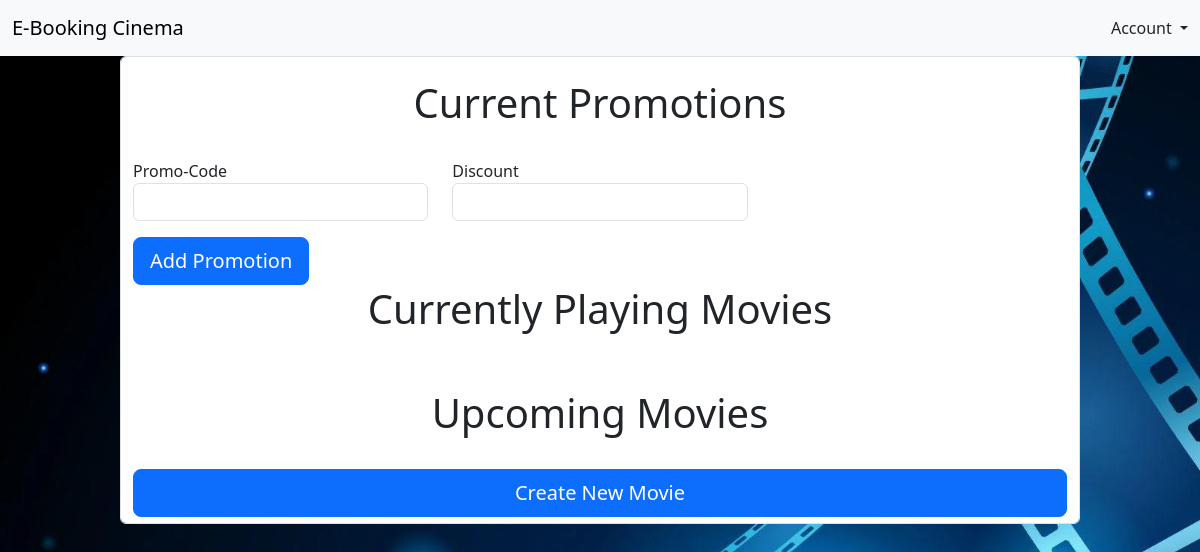
Page /pages/admin_home.php on the earlier database version.
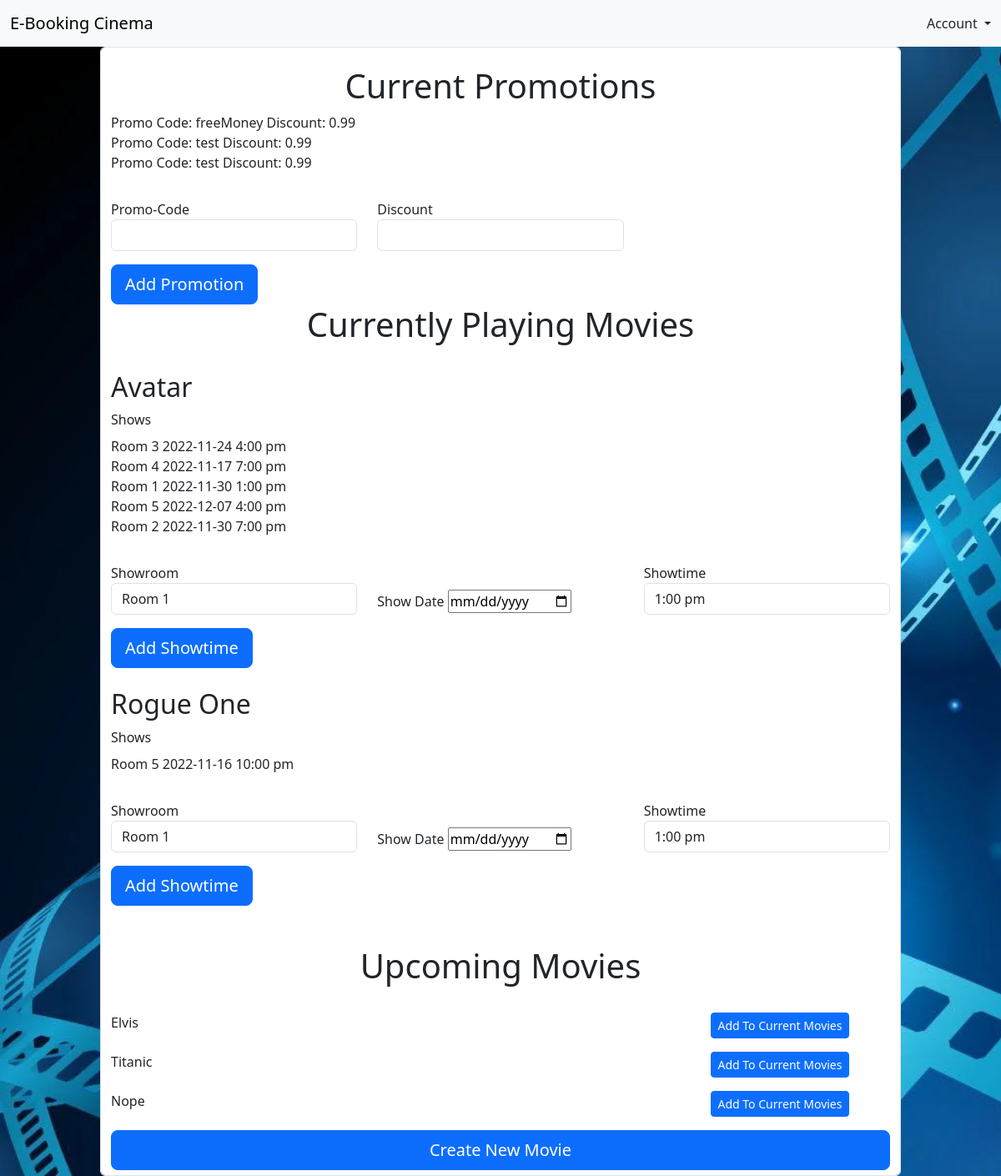
Same page on the later database version.
### tables this page shows
CREATE TABLE `promotions_table` (
  `idPromotions` int(11) NOT NULL,
  `code` varchar(45) NOT NULL,
  `discount` decimal(2,2) NOT NULL
);

CREATE TABLE `movies_table` (
  `idMovie` int(11) NOT NULL,
  `title` varchar(45) NOT NULL,
  `cast` varchar(200) DEFAULT NULL,
  `director` varchar(45) DEFAULT NULL,
  `producer` varchar(45) DEFAULT NULL,
  `genre` varchar(45) DEFAULT NULL,
  `synopsis` varchar(500) DEFAULT NULL,
  `trailerPicture` varchar(500) DEFAULT NULL,
  `trailerVideo` varchar(45) DEFAULT NULL,
  `filmRating` varchar(45) DEFAULT NULL,
  `categoryID` int(11) NOT NULL,
  `isCurrentlyPlaying` tinyint(4) NOT NULL DEFAULT 0
);

CREATE TABLE `show_table` (
  `idShow` int(11) NOT NULL,
  `date` date NOT NULL,
  `movieID` int(11) NOT NULL,
  `showroomID` int(11) NOT NULL,
  `showtimeID` int(11) NOT NULL
);

### pages/admin_home.php (the view, shortened to what this page needs)
<?php
  $mysqli = require __DIR__ . "/database.php";
    $sql = "SELECT * FROM `movies_table` WHERE isCurrentlyPlaying = 1";
        $result = $mysqli->query($sql);
        $currentMovies = $result->fetch_all(MYSQLI_ASSOC);
    $sql = "SELECT * FROM `movies_table` WHERE isCurrentlyPlaying = 0";
        $result = $mysqli->query($sql);
        $upcomingMovies = $result->fetch_all(MYSQLI_ASSOC);
    $sql = "SELECT * FROM `show_table`";
        $result = $mysqli->query($sql);
        $shows = $result->fetch_all(MYSQLI_ASSOC);
    $sql = "SELECT * FROM `showroom_table`";
        $result = $mysqli->query($sql);
        $showRooms = $result->fetch_all(MYSQLI_ASSOC);
        $roomNames = array_column($showRooms, "name", "idRoom");
    $sql = "SELECT * FROM `showtime_table`";
        $result = $mysqli->query($sql);
        $showTimes = $result->fetch_all(MYSQLI_ASSOC);
        $showTimeArr = array_column($showTimes, "showtime", "idShowtime");
    $sql = "SELECT * FROM `promotions_table`";
        $result = $mysqli->query($sql);
        $promotions = $result->fetch_all(MYSQLI_ASSOC);
?>
<!DOCTYPE html>
<html>
<head>
<link href="../node_modules/bootstrap/dist/css/bootstrap.min.css" rel="stylesheet">
<link href="../css/signin.css" rel="stylesheet">
<link href="../css/form-validation.css" rel="stylesheet">
<link href="../css/homepage.css" rel="stylesheet"> <!Only needed for background>
</head>
<body id="bg">
  <nav class="navbar navbar-expand-lg navbar-light bg-light">
    <div class="container-fluid">
        <a class="navbar-brand" href="admin_home.php">E-Booking Cinema</a>
        <div class="collapse navbar-collapse" id="navbarNavDropdown">
            <div class="d-flex ms-auto order-5">
                <div class="nav-item dropdown justify-content-end">
                    <a class="nav-link dropdown-toggle" href="#" id="navbarDropdownMenuLink" role="button"
                        data-bs-toggle="dropdown" aria-expanded="false">
                        Account
                    </a>
                </div>
            </div>
        </div>
    </div>
</nav>
<div class="container form-control form-block">
	<div class="center my-3 gy-3">
    <div class="center text-center">
        <h1>Current Promotions</h1>
    </div>
        <?php foreach($promotions as $promo) {
            echo "Promo Code: ";
            echo $promo["code"];
            echo "\tDiscount: ";
            echo $promo["discount"];
            ?>
            <br> <?php } ?>
        <form action="process_new_promo.php" method="POST">
            <div class="row my-3 gy-3">
                <div class="col-md-4">
                    <label for="promo">Promo-Code</label>
                    <input type="text" class="form-control" id="promocode" name="promocode" required>
                </div>
                <div class="col-md-4">
                    <label for="promo">Discount</label>
                    <input type="text" class="form-control" id="discount" name="discount" required>
                </div>
            </div>
            <button class="w-20 btn btn-lg btn-primary" type="submit">Add Promotion</button><br>
        </form>
    <div class="center text-center">
	    <h1>Currently Playing Movies</h1><br>
    </div>
        <?php foreach($currentMovies as $rowMovie) { ?>
                <?php
                    $movieTitle = $rowMovie["title"];
                ?>
                <h2> <?php echo $movieTitle ?> </h2>
                <label for="cc_number" class="form-label"> Shows </label>
                    <?php foreach($shows as $rowShow) {   ?>
                        <?php
                            if( $rowShow["movieID"] == $rowMovie["idMovie"] ) {
                                echo $roomNames[$rowShow["showroomID"]];
                                echo $rowShow["date"];
                                echo $showTimeArr[$rowShow["showtimeID"]];
                                ?>
                                <?php
                            }
                        ?>
                    <?php } ?>
                    <form name="addShow" method="POST">
                        <div class="row my-3 gy-3">
                            <div class="col-md-4">
                                <label for="promo">Showroom</label>
                                    <select class="form-control" id="showRoom", name="showRoom">
                                    <?php foreach($showRooms as $room) {   ?>
                                        <option> <?php echo $room["name"]; ?> </option>
                                    <?php } ?>
                                    </select>
                            </div>
                            <div class="col-md-4 gy-5 center">
                                <label for="promo">Show Date</label>
                                <input type="date" id="showdate" name="showdate" required>
                            </div>
                            <div class="col-md-4">
                                <label for="promo">Showtime</label>
                                    <select class="form-control" id="showtime", name="showtime">
                                    <?php foreach($showTimes as $time) {   ?>
                                        <option> <?php echo $time["showtime"]; ?> </option>
                                    <?php } ?>
                                    </select>
                            </div>
                        </div>
                        <button class="w-20 btn btn-lg btn-primary" type="submit">Add Showtime</button><br>
                    </form>
        <?php }  ?>
        <div class="center text-center">
            <br><h1>Upcoming Movies</h1>
        </div>
        <div class="row my-3 gy-3">
            <?php foreach($upcomingMovies as $rowMovie) { ?>
                <?php $movieTitle = $rowMovie["title"];  ?>
                <div class="col-md-9">
                    <?php echo $movieTitle ?>
                </div>
            <div class="col-md-3">
                <form action="process_add_current_movie.php" method="POST">
                    <button class="w-20 btn btn-sm btn-primary" type="submit">Add To Current Movies</button>
                </form>
            </div>
            <br>
                <?php } ?>
            </div>
        </div>
    <button class="col-md-12 btn btn-lg btn-primary" type="submit" onclick="window.location.href = 'add_movie.php';">Create New Movie</button><br>
</div>
</body>
</html>

### css/signin.css (style rules this page uses)
html, body { height: 100%; }
body { align-items: center; padding-bottom: 40px; background-color: #f5f5f5; }

### css/form-validation.css (style rules this page uses)
.container { max-width: 960px; }
.form-block { margin-left: auto; margin-right: auto; margin-top: auto; margin-bottom: auto; height: auto; width: auto; background-color: #ffffff; }

### css/homepage.css (style rules this page uses)
#bg { background-image: url("../MVC_Pages/Controller/Assets/wallpaper.jpg"); height: 100%; background-position: center; background-size: cover; background-repeat: repeat-y; }

Differences in the rows shown:
added promotions_table: code "freeMoney", discount "0.99"
added promotions_table: code "test", discount "0.99"
added promotions_table: code "test", discount "0.99"
added movies_table: title "Avatar", shown under "Currently Playing Movies"
added show_table: showroomID "Room 3", date "2022-11-24", showtimeID "4:00 pm", shown under "Avatar"
added show_table: showroomID "Room 4", date "2022-11-17", showtimeID "7:00 pm", shown under "Avatar"
added show_table: showroomID "Room 1", date "2022-11-30", showtimeID "1:00 pm", shown under "Avatar"
added show_table: showroomID "Room 5", date "2022-12-07", showtimeID "4:00 pm", shown under "Avatar"
added show_table: showroomID "Room 2", date "2022-11-30", showtimeID "7:00 pm", shown under "Avatar"
added movies_table: title "Rogue One", shown under "Currently Playing Movies"
added show_table: showroomID "Room 5", date "2022-11-16", showtimeID "10:00 pm", shown under "Rogue One"
added movies_table: title "Elvis", shown under "Upcoming Movies"
added movies_table: title "Titanic", shown under "Upcoming Movies"
added movies_table: title "Nope", shown under "Upcoming Movies"
